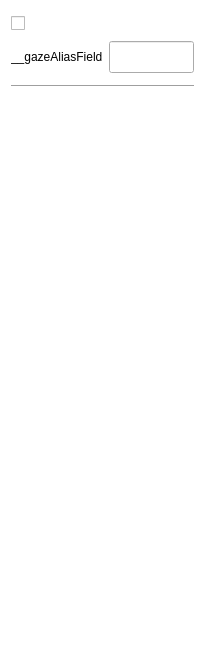
<?xml version="1.0" encoding="UTF-8"?>
<ui version="4.0">
 <class>ScreenplayAgentInspectorUI</class>
 <widget class="QWidget" name="ScreenplayAgentInspectorUI">
  <property name="geometry">
   <rect>
    <x>0</x>
    <y>0</y>
    <width>205</width>
    <height>657</height>
   </rect>
  </property>
  <property name="windowTitle">
   <string>Form</string>
  </property>
  <property name="styleSheet">
   <string notr="true">QWidget#ScreenplayAgentInspectorUI{
	background: transparent;
}

QCheckBox {
	color: rgb(255, 255, 255);
	font: 11pt;
}

QLabel[accessibleName=&quot;label:field&quot;]{
	font: 11pt;
	max-width:86;
	min-width:86;
	min-height:32;
	max-height:32;
	color: rgb(255, 255, 255);
}</string>
  </property>
  <layout class="QVBoxLayout" name="verticalLayout">
   <item>
    <widget class="QCheckBox" name="__gaze">
     <property name="text">
      <string>__gaze</string>
     </property>
    </widget>
   </item>
   <item>
    <widget class="QWidget" name="__gazeFieldBox" native="true">
     <layout class="QVBoxLayout" name="verticalLayout_2">
      <property name="spacing">
       <number>6</number>
      </property>
      <property name="leftMargin">
       <number>0</number>
      </property>
      <property name="topMargin">
       <number>0</number>
      </property>
      <property name="rightMargin">
       <number>0</number>
      </property>
      <property name="bottomMargin">
       <number>0</number>
      </property>
      <item>
       <layout class="QHBoxLayout" name="horizontalLayout">
        <item>
         <widget class="QLabel" name="__gazeAliasField">
          <property name="accessibleName">
           <string notr="true">label:field</string>
          </property>
          <property name="text">
           <string>__gazeAliasField</string>
          </property>
         </widget>
        </item>
        <item>
         <widget class="QLineEdit" name="__gazeAliasInput">
          <property name="sizePolicy">
           <sizepolicy hsizetype="Expanding" vsizetype="Fixed">
            <horstretch>0</horstretch>
            <verstretch>32</verstretch>
           </sizepolicy>
          </property>
          <property name="minimumSize">
           <size>
            <width>0</width>
            <height>32</height>
           </size>
          </property>
         </widget>
        </item>
       </layout>
      </item>
      <item>
       <widget class="QWidget" name="widget" native="true">
        <layout class="QHBoxLayout" name="horizontalLayout_2">
         <property name="leftMargin">
          <number>0</number>
         </property>
         <property name="topMargin">
          <number>0</number>
         </property>
         <property name="rightMargin">
          <number>0</number>
         </property>
         <property name="bottomMargin">
          <number>0</number>
         </property>
        </layout>
       </widget>
      </item>
      <item>
       <widget class="Line" name="line">
        <property name="orientation">
         <enum>Qt::Horizontal</enum>
        </property>
       </widget>
      </item>
     </layout>
    </widget>
   </item>
   <item>
    <spacer name="verticalSpacer">
     <property name="orientation">
      <enum>Qt::Vertical</enum>
     </property>
     <property name="sizeHint" stdset="0">
      <size>
       <width>20</width>
       <height>40</height>
      </size>
     </property>
    </spacer>
   </item>
  </layout>
 </widget>
 <resources/>
 <connections/>
</ui>
